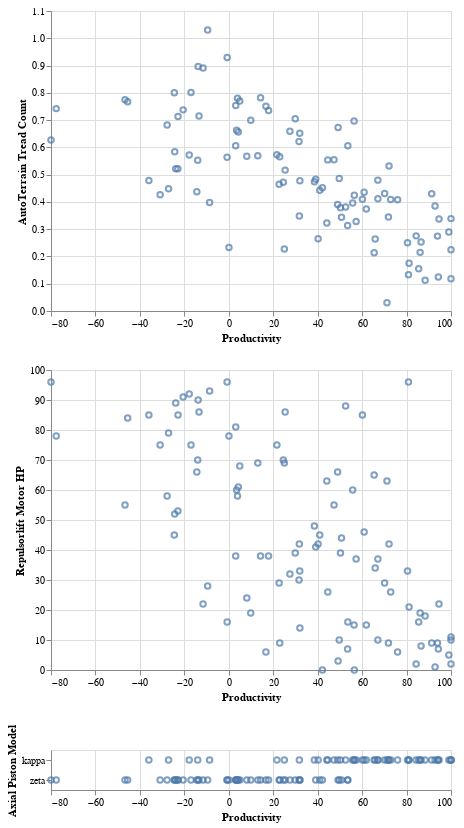

The notebook cell this image was saved under:
### Code cell
# we can also start to look at correlations between productivity and various properties
# depending on the match, we'll see more or less
quantProps = ['Astrogation Buffer Length','InfoCore Size',
          'AutoTerrain Tread Count','Polarity Sinks',
          'Cranial Uplink Bandwidth','Repulsorlift Motor HP',
          'Sonoreceptors']
nomProps = ['Arakyd Vocabulator Model','Axial Piston Model','Nanochip Model']

c1 = alt.Chart(robotdata).mark_point().encode(
    x='Productivity:Q',
    y='AutoTerrain Tread Count:Q'
)

c2 = alt.Chart(robotdata).mark_point().encode(
    x='Productivity:Q',
    y='Repulsorlift Motor HP:Q'
)

c3 = alt.Chart(robotdata).mark_point().encode(
    x='Productivity:Q',
    y='Axial Piston Model:N'
)

c1&c2&c3

# if we can figure this out, we might be able to tell which robots are likely to have better parts

### Figure 1 — Vega-Lite specification as saved in the notebook (floating-point values rounded to 4 significant figures; data arrays with more than 128 entries replaced by an {"elided": "..."} marker saying what was removed)
{"config": {"view": {"continuousWidth": 400, "continuousHeight": 300}}, "vconcat": [{"mark": "point", "encoding": {"x": {"type": "quantitative", "field": "Productivity"}, "y": {"type": "quantitative", "field": "AutoTerrain Tread Count"}}}, {"mark": "point", "encoding": {"x": {"type": "quantitative", "field": "Productivity"}, "y": {"type": "quantitative", "field": "Repulsorlift Motor HP"}}}, {"mark": "point", "encoding": {"x": {"type": "quantitative", "field": "Productivity"}, "y": {"type": "nominal", "field": "Axial Piston Model"}}}], "data": {"name": "data-1888ed4ce414b72532e9a51d0b6009d2"}, "$schema": "https://vega.github.io/schema/vega-lite/v4.8.1.json", "datasets": {"data-1888ed4ce414b72532e9a51d0b6009d2": {"elided": "151 records"}}}
